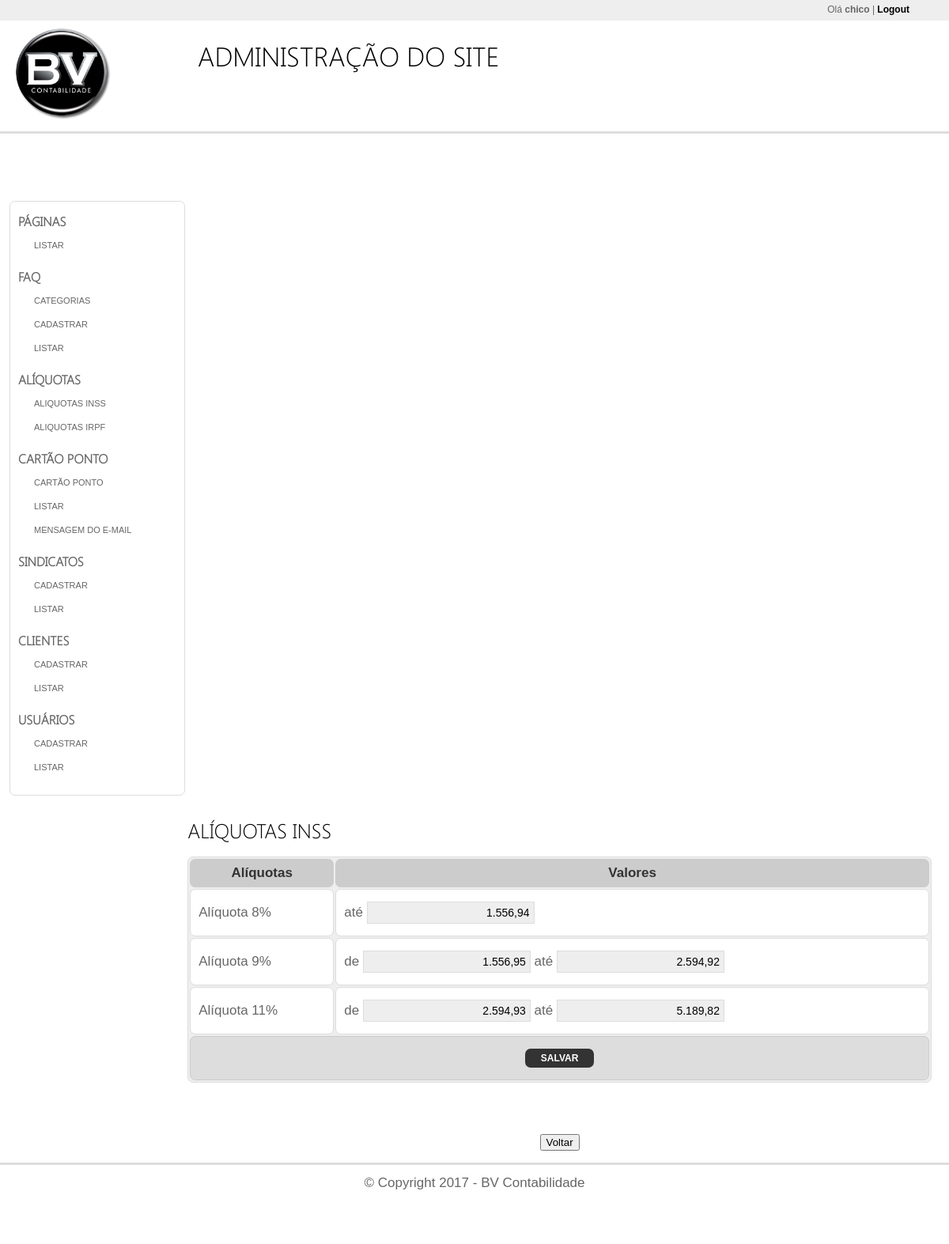
The app's page /admin/index.php?pag=cad_aliquota_inss (signed in) with its own data.
### tables this page shows
CREATE TABLE IF NOT EXISTS `aliquotas_inss` (
  `id` int(10) NOT NULL AUTO_INCREMENT,
  `aliquota8` double DEFAULT NULL,
  `aliquota9` varchar(255) DEFAULT NULL,
  `aliquota11` varchar(255) DEFAULT NULL,
  PRIMARY KEY (`id`)
);

### admin/paginas/aliquotas/cad_aliquota.php (the view, shortened to what this page needs)
<?php
$sql = mysql_query("SELECT * FROM aliquotas_inss");
$reg = mysql_fetch_array($sql);
$aliquota9 = explode("|",$reg['aliquota9']);
$aliquota9_de = $aliquota9[0];
$aliquota9_ate = $aliquota9[1];
$aliquota11 = explode("|",$reg['aliquota11']);
$aliquota11_de = $aliquota11[0];
$aliquota11_ate = $aliquota11[1];
?>
<form action="paginas/aliquotas/acoes.php?op=novo" method="post" id="formcadastro">
<table cellpadding="0" cellspacing="2" width="100%" class="tblcadastro">
		<tr>
        	<th>Al&iacute;quotas</th>
            <th>Valores</th>
        </tr>
        <tr>
        	<td>Al&iacute;quota 8%</td>
            <td>at&eacute; <input type="text" name="aliquota8-float" class="inputbox valor required" value="<?php echo number_format(@$reg['aliquota8'],2,",",".");?>" style="width: 200px; text-align: right;" />
            </td>
      	</tr>
        <tr>
        	<td>Al&iacute;quota 9%</td>
            <td>de <input type="text" name="aliquota9-cond[0]" class="inputbox valor required" value="<?php echo number_format(@$aliquota9_de,2,",",".")?>" style="width: 200px; text-align: right;" /> at&eacute; <input type="text" name="aliquota9-cond[1]" class="inputbox valor required" value="<?php echo number_format(@$aliquota9_ate,2,",",".");?>" style="width: 200px; text-align: right;" />
            </td>
      	</tr>
        <tr>
        	<td>Al&iacute;quota 11%</td>
            <td>de <input type="text" name="aliquota11-cond[]" class="inputbox valor required" value="<?php echo number_format(@$aliquota11_de,2,",",".");?>" style="width: 200px; text-align: right;" /> at&eacute; <input type="text" name="aliquota11-cond[]" class="inputbox valor required" value="<?php echo number_format($aliquota11_ate,2,",",".");?>" style="width: 200px; text-align: right;" />
            </td>
      	</tr>
        <tr>
    		<td colspan="2" class="salvar"><input type="submit" value="Salvar" class="button" /></td>
        </tr>
</table>
</form>

### admin/estilos.css (style rules this page uses)
body { font-family: Arial, Helvetica, sans-serif; font-size: 17px; line-height: 150%; margin: 0; padding: 0; color: #666; }
.inputbox { border: 1px solid #DDD; padding: 5px; font-size: 14px; font-family: Arial, Helvetica, sans-serif; background: #EEE; margin: 5px 0; }
.button { font-size: 12px; font-family: Arial, Helvetica, sans-serif; padding: 5px 20px; margin: 5px; cursor: pointer; font-weight: bold; text-transform: uppercase; background: #333; color: #FFF; border: none; -webkit-border-radius: 7px 7px 7px 7px; -moz-border-radius: 7px 7px 7px 7px; -khtml-border-radius: 7px 7px 7px 7px; border-radius: 7px 7px 7px 7px; }
.tblcadastro { clear: both; margin: 10px auto; width: 100%; border: 1px solid #DDD; -webkit-border-radius: 7px 7px 7px 7px; -moz-border-radius: 7px 7px 7px 7px; -khtml-border-radius: 7px 7px 7px 7px; border-radius: 7px 7px 7px 7px; background: #EEE; }
.tblcadastro th { background: #CCC; color: #333; padding: 5px; -webkit-border-radius: 7px 7px 7px 7px; -moz-border-radius: 7px 7px 7px 7px; -khtml-border-radius: 7px 7px 7px 7px; border-radius: 7px 7px 7px 7px; }
.tblcadastro td { border: 1px solid #DDD; padding: 10px; -webkit-border-radius: 7px 7px 7px 7px; -moz-border-radius: 7px 7px 7px 7px; -khtml-border-radius: 7px 7px 7px 7px; border-radius: 7px 7px 7px 7px; background: #FFF; }
td.salvar { background: #DDD; text-align: center; border: 1px solid #CCC; }

### records on screen
aliquotas_inss: aliquota8-float "1.556,94", aliquota9 "1.556,95", aliquota9 "2.594,92", aliquota11 "2.594,93", aliquota11 "5.189,82"

### other values on screen
$tit "ALÍQUOTAS INSS"
